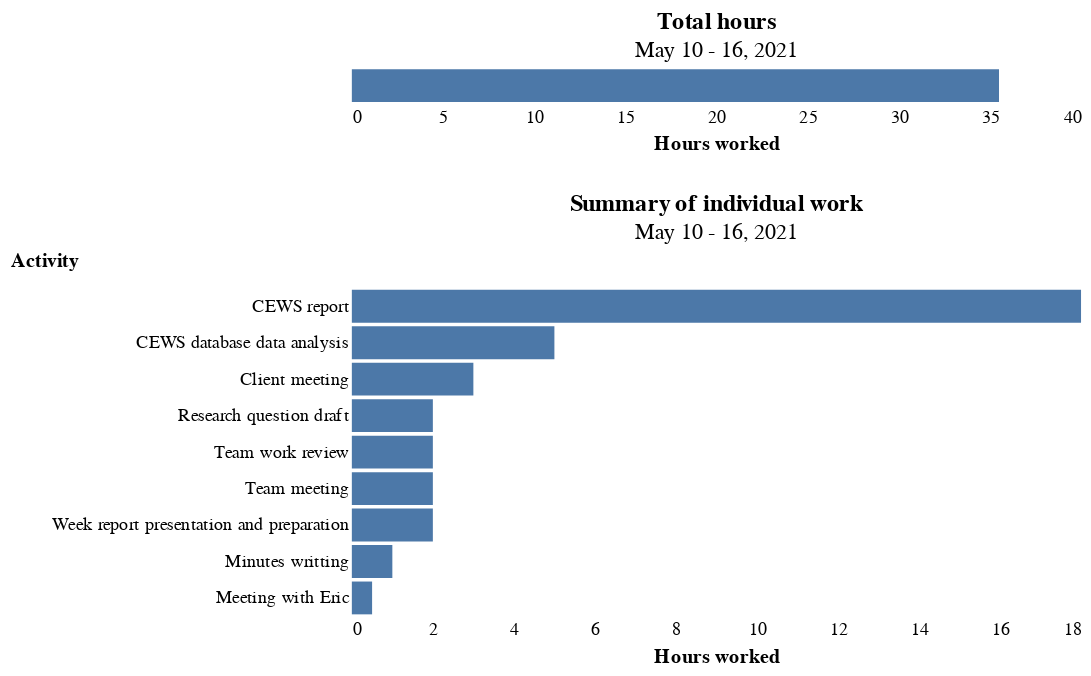

Source (notebook cell):
### Code cell
one = alt.Chart(df.query("Week == '2'")).mark_bar().encode(
    y=alt.Y('Activity:N', sort='-x',
           axis=alt.Axis(titleAngle=0, titleY=-10)),
    x=alt.X('Hours', type='quantitative', aggregate='sum', title='Hours worked',
            axis=alt.Axis(format=','))
    ).properties(title={'text': 'Summary of individual work', 'subtitle': 'May 10 - 16, 2021'}
                )

two = alt.Chart(df.query("Week == '2'")).mark_bar().encode(
    x=alt.X('Hours', type='quantitative', aggregate='sum', title='Hours worked',
            axis=alt.Axis(format=','))
    ).properties(title={'text': 'Total hours', 'subtitle': 'May 10 - 16, 2021'}
                )

(two & one).configure_axis(domain=False, grid=False, ticks=False
                                ).configure_view(stroke="transparent")

### Figure 1 — Vega-Lite specification as saved in the notebook (floating-point values rounded to 4 significant figures)
{"config": {"view": {"continuousWidth": 400, "continuousHeight": 300, "stroke": "transparent"}, "axis": {"domain": false, "grid": false, "ticks": false}}, "vconcat": [{"data": {"name": "data-005634fdbaaa4c6e74a2967c9b358bcc"}, "mark": "bar", "encoding": {"x": {"type": "quantitative", "aggregate": "sum", "axis": {"format": ","}, "field": "Hours", "title": "Hours worked"}}, "title": {"text": "Total hours", "subtitle": "May 10 - 16, 2021"}}, {"data": {"name": "data-005634fdbaaa4c6e74a2967c9b358bcc"}, "mark": "bar", "encoding": {"x": {"type": "quantitative", "aggregate": "sum", "axis": {"format": ","}, "field": "Hours", "title": "Hours worked"}, "y": {"type": "nominal", "axis": {"titleAngle": 0, "titleY": -10}, "field": "Activity", "sort": "-x"}}, "title": {"text": "Summary of individual work", "subtitle": "May 10 - 16, 2021"}}], "$schema": "https://vega.github.io/schema/vega-lite/v4.8.1.json", "datasets": {"data-005634fdbaaa4c6e74a2967c9b358bcc": [{"Week": 2, "Date": "May 10", "Activity": "Research question draft", "Hours": 2.0}, {"Week": 2, "Date": "May 10", "Activity": "Team work review", "Hours": 2.0}, {"Week": 2, "Date": "May 10", "Activity": "Team meeting", "Hours": 1.0}, {"Week": 2, "Date": "May 11", "Activity": "Week report presentation and preparation", "Hours": 2.0}, {"Week": 2, "Date": "May 11", "Activity": "Client meeting", "Hours": 1.5}, {"Week": 2, "Date": "May 11", "Activity": "Team meeting", "Hours": 1.0}, {"Week": 2, "Date": "May 11", "Activity": "Minutes writting", "Hours": 0.5}, {"Week": 2, "Date": "May 12", "Activity": "CEWS database data analysis", "Hours": 5.0}, {"Week": 2, "Date": "May 12", "Activity": "CEWS report", "Hours": 3.0}, {"Week": 2, "Date": "May 13", "Activity": "CEWS report", "Hours": 8.0}, {"Week": 2, "Date": "May 14", "Activity": "Client meeting", "Hours": 1.5}, {"Week": 2, "Date": "May 14", "Activity": "Meeting with Eric", "Hours": 0.5}, {"Week": 2, "Date": "May 14", "Activity": "Minutes writting", "Hours": 0.5}, {"Week": 2, "Date": "May 16", "Activity": "CEWS report", "Hours": 7.0}]}}
